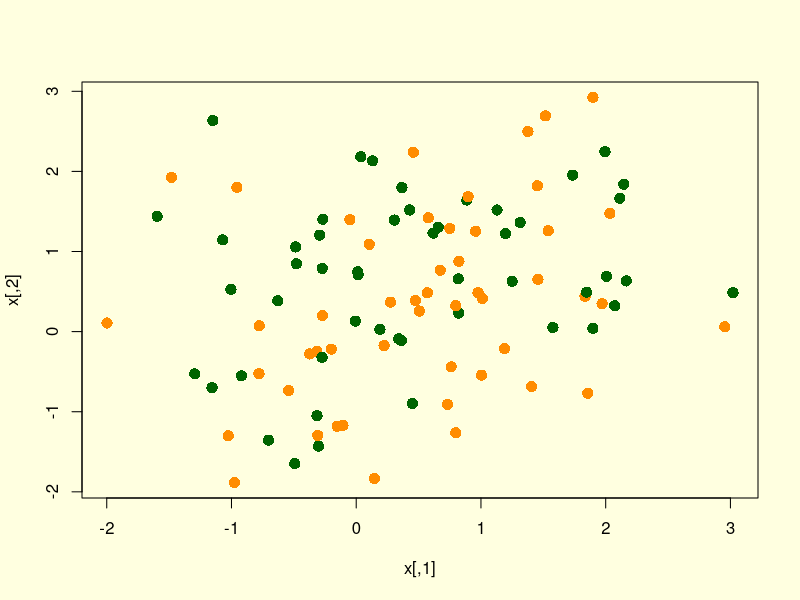
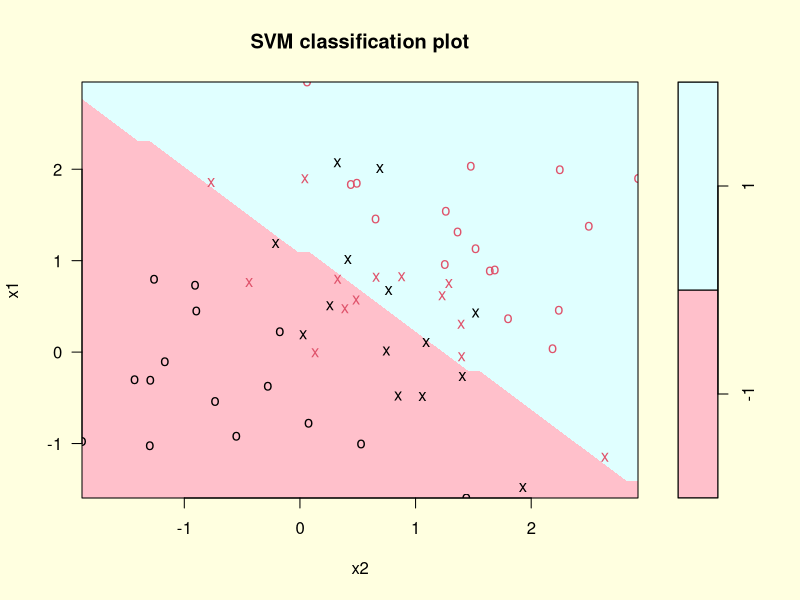
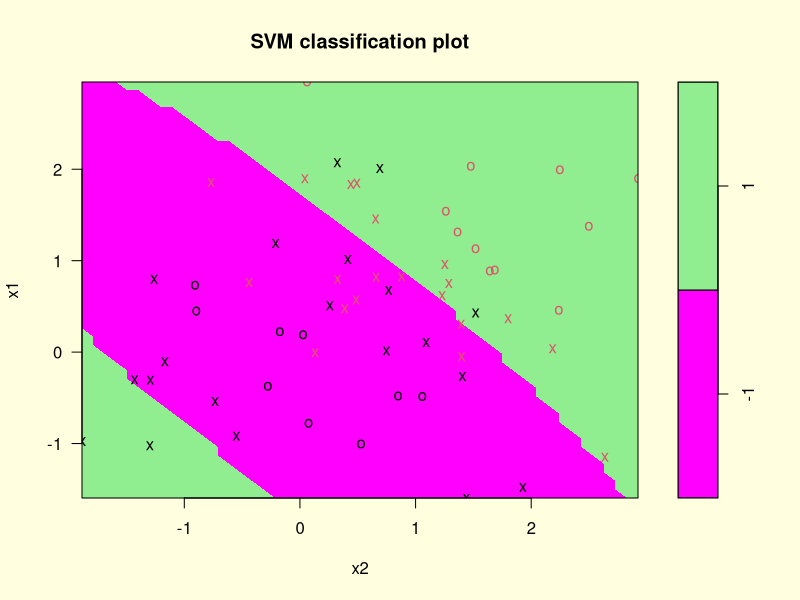
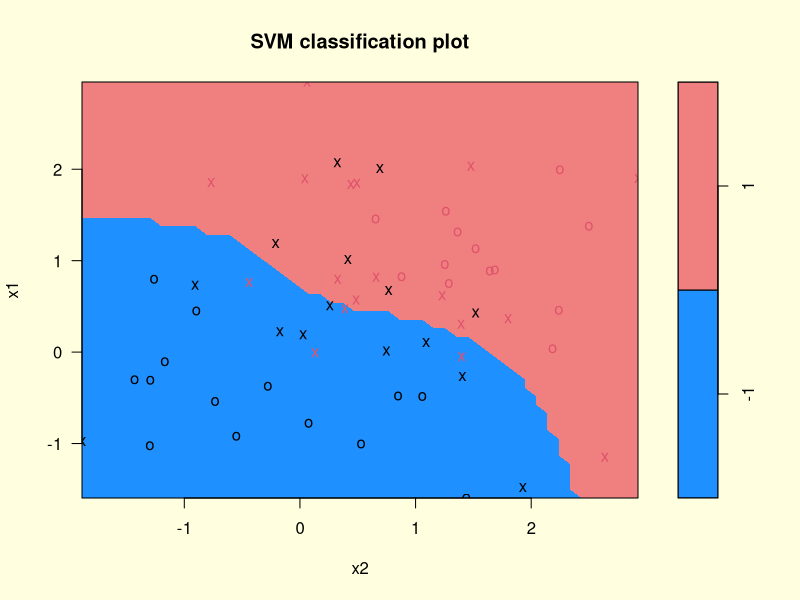

Source code (R) for these figures, in order:
## ---- chunk 1
knitr::opts_chunk$set(echo = TRUE)
## ---- chunk 2
set.seed(12)
par(mfrow=c(1,1),bg="lightyellow")
x<-matrix(rnorm (100*2), ncol=2)
length(x)
y<-c(rep(-1,50), rep(1,50))
x[y==1,]<-x[y==1,] + 1
plot(x, col=c("darkorange","darkgreen"),type="p",cex=1.5,pch = 16)
## ---- chunk 3

dat<-data.frame(x=x, y=as.factor(y))
colnames(dat)<-c("x1","x2","y")
sd<-sample(nrow(dat),0.60*nrow(dat),replace = F)
train<-dat[sd,]
test<-dat[-sd,]


## ---- chunk 4

library(e1071)
svmfit.poly<-svm(y~., data=train , kernel ="polynomial", cost=10, scale=F,degree = 2)
svmfit.lin<-svm(y~., data=train , kernel ="linear", cost=10, scale=F)
svmfit.rad<-svm(y~., data=train , kernel ="radial", cost=10, scale=F)
summary(svmfit.poly)
summary(svmfit.lin)
summary(svmfit.rad)

## ---- chunk 5
par(mfrow=c(1,1),bg="lightyellow")
library(e1071)
plot(svmfit.lin,data=train,col=c("pink","lightcyan"),cex=1.5)
plot(svmfit.poly,data=train,col=c("magenta","lightgreen"),cex=1.5)
plot(svmfit.rad,data=train,col=c("dodgerblue","lightcoral"),cex=1.5)

## ---- chunk 6

pre.poly<-predict(svmfit.poly,test)
pre.lin<-predict(svmfit.lin,test)
pre.rad<-predict(svmfit.rad,test)

## ---- chunk 7
paste0("Polynomial SVM test error rate is ",mean(pre.poly!=test$y))
paste0("Linear SVM test error rate is ",mean(pre.lin!=test$y))  
paste0("Radial SVM test error rate is ",mean(pre.rad!=test$y))  

## ---- chunk 8

pre.polyt<-predict(svmfit.poly,train)
pre.lint<-predict(svmfit.lin,train)
pre.radt<-predict(svmfit.rad,train)

paste0("Polynomial SVM train error rate is ",mean(pre.polyt!=train$y))
paste0("Linear SVM train error rate is ",mean(pre.lint!=train$y))  
paste0("Radial SVM train error rate is ",mean(pre.radt!=train$y))



